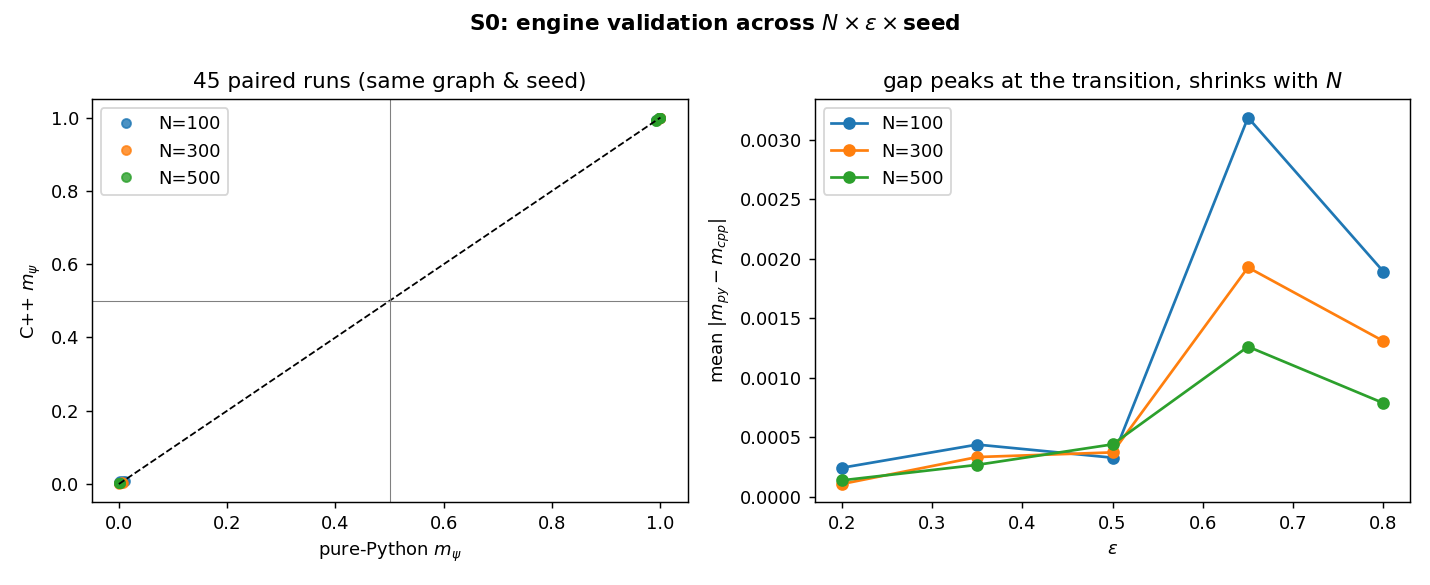

The script that saved this image:
"""
S0 (report Sec. 2): does C++/Python engine agreement hold across parameters?

The headline validation is 4 eps values on one graph with one seed. Here the
same paired comparison runs over N x eps x seed (45 pairs): same graph and
seed number through both engines (independent RNG streams, so agreement is
statistical). Hypothesis (sensitivity/HYPOTHESES.md): same-side-of-0.5
verdicts everywhere except inside the transition region where m ~ 0.5;
|m_py - m_cpp| grows near the transition and shrinks ~1/sqrt(N); no
systematic offset anywhere away from the transition.
"""

import os, sys
from concurrent.futures import ProcessPoolExecutor
import numpy as np
import matplotlib.pyplot as plt

sys.path.insert(0, os.path.join(os.path.dirname(__file__), ".."))
from common.graphs import build_graph, neighbor_lists, write_edgelist
from common.mc_python import run_mc
from common.observables import order_parameter
from common.io import save_table
from common import runner

HERE = os.path.dirname(os.path.abspath(__file__))
NS = [100, 300, 500]
EPSS = [0.2, 0.35, 0.5, 0.65, 0.8]
SEEDS = [7, 8, 9]
K, T, SWEEPS = 10, 0.65, 1500


def _py_job(args):
    neighbors, eps, seed = args
    return order_parameter(run_mc(neighbors, eps, T=T, sweeps=SWEEPS, seed=seed),
                           burn_in_frac=0.3)


def main():
    runner.ensure_engine()
    graphs = {n: build_graph("ER", n, K, seed=42) for n in NS}
    edgelists = {n: write_edgelist(g, os.path.join(HERE, f"_vg_{n}.edgelist"))
                 for n, g in graphs.items()}
    neigh = {n: neighbor_lists(g) for n, g in graphs.items()}

    points = [(n, e, s) for n in NS for e in EPSS for s in SEEDS]
    with ProcessPoolExecutor() as ex:                       # pure-Python side is slow
        m_py = list(ex.map(_py_job, [(neigh[n], e, s) for n, e, s in points]))
    res = runner.run_many([dict(edgelist=edgelists[n], eps=e, temp=T,
                                sweeps=SWEEPS, seed=s) for n, e, s in points])
    m_cpp = [r["m_psi"] for r in res]
    for el in edgelists.values():
        os.remove(el)

    cols = {"N": [p[0] for p in points], "epsilon": [p[1] for p in points],
            "seed": [p[2] for p in points], "m_py": m_py, "m_cpp": m_cpp}
    save_table(os.path.join(HERE, "sens_validation.csv"), cols)

    py = np.array(m_py); cpp = np.array(m_cpp)
    agree = (py > 0.5) == (cpp > 0.5)
    print(f"verdict: {agree.sum()}/{len(agree)} pairs on the same side of 0.5")
    for n, e, s in np.array(points)[~agree]:
        print(f"  DIFFER at N={n:.0f} eps={e} seed={s:.0f}")
    print(f"max |m_py - m_cpp| = {np.max(np.abs(py - cpp)):.3f}")

    fig, axes = plt.subplots(1, 2, figsize=(11, 4.5))
    colors = {100: "tab:blue", 300: "tab:orange", 500: "tab:green"}
    for n in NS:
        sel = np.array([p[0] == n for p in points])
        axes[0].plot(py[sel], cpp[sel], "o", ms=5, alpha=0.8, color=colors[n],
                     label=f"N={n}")
        # per-(N, eps) mean absolute gap across seeds
        gaps = [np.mean(np.abs(py[sel & np.isclose([p[1] for p in points], e)]
                               - cpp[sel & np.isclose([p[1] for p in points], e)]))
                for e in EPSS]
        axes[1].plot(EPSS, gaps, "o-", color=colors[n], label=f"N={n}")
    axes[0].plot([0, 1], [0, 1], "k--", lw=1)
    axes[0].axhline(0.5, color="gray", lw=0.6); axes[0].axvline(0.5, color="gray", lw=0.6)
    axes[0].set_xlabel(r"pure-Python $m_\psi$"); axes[0].set_ylabel(r"C++ $m_\psi$")
    axes[0].set_title("45 paired runs (same graph & seed)"); axes[0].legend()
    axes[1].set_xlabel(r"$\varepsilon$"); axes[1].set_ylabel(r"mean $|m_{py}-m_{cpp}|$")
    axes[1].set_title("gap peaks at the transition, shrinks with $N$"); axes[1].legend()
    fig.suptitle("S0: engine validation across $N\\times\\varepsilon\\times$seed",
                 fontweight="bold")
    fig.tight_layout()
    fig.savefig(os.path.join(HERE, "sens_validation.png"), dpi=130)
    print("Saved sens_validation.png")


if __name__ == "__main__":
    main()
